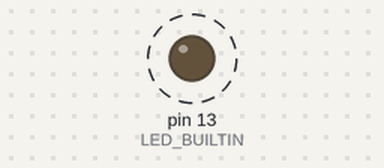
The sketch below on a simulated Arduino Uno, built with avr-gcc and run on an emulated ATmega328P. Shown: output pins drawn as LEDs (lit = HIGH). Dashed ring = blinking. What the sketch prints to the serial monitor is not drawn.

Above: at 0.7 s.
Timing chart, 0 to 3.0 s (numbered marks = the images above):
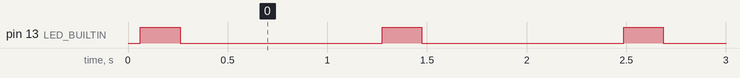

Measured:
- by itself, pin 13 (LED_BUILTIN): alternates HIGH for 0.20 s and LOW for 1.0 s

The sketch:

BlinkingPowering.ino
```cpp
/*
  BlinkingPowering.ino

*/

#include "iarduino_VCC.h"              // Подключаем библиотеку для чтения напряжения питания.

// the setup function runs once when you press reset or power the board
void setup()
{
  Serial.begin(9600);               // Инициируем передачу данных по шине UART на скорости 9600 бит/сек.
  // initialize digital pin LED_BUILTIN as an output.
  pinMode(LED_BUILTIN, OUTPUT);
}

// the loop function runs over and over again forever
void loop()
{
  float i = analogRead_VCC();       // Читаем напряжение питания Arduino.
  Serial.println( i );              // Выводим напряжение питания Arduino.

  digitalWrite(LED_BUILTIN, HIGH);  // turn the LED on (HIGH is the voltage level)
  delay(200);                       // wait for a 0.2 second
  digitalWrite(LED_BUILTIN, LOW);   // turn the LED off by making the voltage LOW
  delay(1000);                      // wait for a second
}
```

iarduino_VCC.cpp
```cpp
#include "iarduino_VCC.h"																					//
																											//
#ifndef MUX4																								//	Если IDE не знает что у микроконтроллера есть бит «MUX4», то ..
#define MUX4 4																								//	Указываем что бит «MUX4» является 4 битом регистра «ADMUX».
#endif																										//	У микроконтроллера «ATmega328» действительно нет такого бита, но он зарерервирован для совместимости, вот и совмещаем ))).
																											//
//		Чтение напряжения питания в Вольтах:																//	Возвращаемое значение:	напряжение питания в Вольтах.
float	analogRead_VCC	(void){																				//	Параметр:				отсутствует.
			float       i = 0.0f;																			//	Определяем переменную для получения результата.
			uint8_t     j = 100;																			//	Определяем сколько значений АЦП требуется получить для усреднения результата.
			static bool f = true;																			//	Определяем флаг первого запуска функции.
		//	Устанавливаем Uвх АЦП с источника ИОН на 1,1В, а в качестве ИОН АЦП используем Vcc:				//	ИОН - источник опорного напряжения.
			#if (defined( __AVR_ATmega640__ ) || defined( __AVR_ATmega1280__ ) || defined( __AVR_ATmega1281__ ) || defined( __AVR_ATmega2560__ ) || defined( __AVR_ATmega2561__ ) || defined( __AVR_ATmega32U4__ ) || defined( __AVR_ATmega32U4__ ))
			#ifndef MUX5																					//	Если IDE не знает что у микроконтроллера есть бит «MUX5», то ..
			#error Просьба сообщить нам название вашей платы Arduino на электронный адрес: shop@iarduino.ru
			#endif																							//	У микроконтроллера «ATmega328» действительно нет такого бита, но он зарерервирован для совместимости, вот и совмещаем ))).
			ADCSRB &= ~(1<<MUX5);																			//	Для Arduino Mega, Leonardo и Micro, сбрасываем бит «MUX5» регистра «ADCSRB», так как «MUX[5-0]» должно быть равно 011110 (см. регистр «ADMUX»).
			#elif (!defined( __AVR_ATmega328__ ) && !defined( __AVR_ATmega328P__ ) && !defined( __AVR_ATmega1284__) && !defined( __AVR_ATmega1284P__) )	//	Если Плата Arduino не принадлежит к Mega, Leonardo, Micro и не принадлежит к Arduino MINI, NANO, UNO, ULTRA, то выводим сообщение об ошибке.
			#error Извините, но библиотека "iarduino_VCC" не поддерживает вашу плату Arduino!
			#endif																							//
			ADMUX   = (0<<REFS1)|(1<<REFS0)|(0<<ADLAR)|(1<<MUX4)|(1<<MUX3)|(1<<MUX2)|(1<<MUX1)|(0<<MUX0);	//	Устанавливаем биты регистра «ADMUX»: «REFS»=01 (ИОН=VCC), «ADLAR»=0 (выравнивание результата по правому краю), «MUX[4-0]»=11110 или «MUX[3-0]»=1110 (источником сигнала для АЦП является напряжение ИОН на 1,1 В).
		//	Устанавливаем задержку при первом запуске функции:												//
			if(f){f=false; delay(50);}																		//	О первом запуске свидетельствует установленный флаг «f».
		//	Получаем несколько значений АЦП:																//
			for(uint8_t k=0; k<j; k++){																		//	Выполняем цикл «j» раз.
			//	Запускаем преобразования АЦП:																//
				ADCSRA |= (1<<ADEN )|(1<<ADSC );															//	Устанавливаем биты регистра «ADCSRA»: «ADEN»=1  (вкл АЦП), «ADSC» =1 (запускаем новое преобразование).
			//	Получаем данные АЦП:																		//
				while(bit_is_set(ADCSRA,ADSC)){}; i += ADC;													//	Ждём завершения преобразования: о готовности результата свидетельствует сброс бита «ADSC» регистра «ADCSRA» и добавляем результат «ADC» к переменной «i».
			}	i /= j;																						//	Делим результат «i» на «j», так как мы получили его «j» раз.
		//	Рассчитываем напряжение питания:																//	АЦП = (Uвх/Vcc)*1023.	Напряжение Uвх мы брали с внутреннего ИОН на 1.1 В, значение которого возвращает функция analogSave_1V1(0).
			return (analogSave_1V1(0)/i) * 1023.0f;															//	Vcc = (Uвх/АЦП)*1023.	Значение АЦП мы сохранили в переменную «i».
}																											//
																											//
//		Рассчет напряжения ИОН вместо 1,1 В:																//	Возвращаемое значение:	рассчитанное напряжение ИОН вместо 1,1 В.
float	analogCalc_1V1	(float Vcc){																		//	Параметр:				измеренное напряжение питания в Вольтах.
			float       i = 0.0f;																			//	Определяем переменную для получения результата.
			uint8_t     j = 100;																			//	Определяем сколько значений АЦП требуется получить для усреднения результата.
			static bool f = true;																			//	Определяем флаг первого запуска функции.
		//	Устанавливаем Uвх АЦП с источника ИОН на 1,1В, а в качестве ИОН АЦП используем Vcc:				//	ИОН - источник опорного напряжения.
			#if (defined( __AVR_ATmega640__ ) || defined( __AVR_ATmega1280__ ) || defined( __AVR_ATmega1281__ ) || defined( __AVR_ATmega2560__ ) || defined( __AVR_ATmega2561__ ) || defined( __AVR_ATmega32U4__ ) || defined( __AVR_ATmega32U4__ ))
			#ifndef MUX5																					//	Если IDE не знает что у микроконтроллера есть бит «MUX5», то ..
			#error Просьба сообщить нам название вашей платы Arduino на электронный адрес: shop@iarduino.ru
			#endif																							//	У микроконтроллера «ATmega328» действительно нет такого бита, но он зарерервирован для совместимости, вот и совмещаем ))).
			ADCSRB &= ~(1<<MUX5);																			//	Для Arduino Mega, Leonardo и Micro, сбрасываем бит «MUX5» регистра «ADCSRB», так как «MUX[5-0]» должно быть равно 011110 (см. регистр «ADMUX»).
			#elif (!defined( __AVR_ATmega328__ ) && !defined( __AVR_ATmega328P__ ) && !defined( __AVR_ATmega1284__) && !defined( __AVR_ATmega1284P__) )	//	Если Плата Arduino не принадлежит к Mega, Leonardo, Micro и не принадлежит к Arduino MINI, NANO, UNO, ULTRA, то выводим сообщение об ошибке.
			#error Извините, но библиотека "iarduino_VCC" не поддерживает вашу плату Arduino!
			#endif																							//
			ADMUX   = (0<<REFS1)|(1<<REFS0)|(0<<ADLAR)|(1<<MUX4)|(1<<MUX3)|(1<<MUX2)|(1<<MUX1)|(0<<MUX0);	//	Устанавливаем биты регистра «ADMUX»: «REFS»=01 (ИОН=VCC), «ADLAR»=0 (выравнивание результата по правому краю), «MUX[4-0]»=11110 или «MUX[3-0]»=1110 (источником сигнала для АЦП является напряжение ИОН на 1,1 В).
		//	Устанавливаем задержку при первом запуске функции:												//
			if(f){f=false; delay(50);}																		//	О первом запуске свидетельствует установленный флаг «f».
		//	Получаем несколько значений АЦП:																//
			for(uint8_t k=0; k<j; k++){																		//	Выполняем цикл «j» раз.
			//	Запускаем преобразования АЦП:																//
				ADCSRA |= (1<<ADEN )|(1<<ADSC );															//	Устанавливаем биты регистра «ADCSRA»: «ADEN»=1  (вкл АЦП), «ADSC» =1 (запускаем новое преобразование).
			//	Получаем данные АЦП:																		//
				while(bit_is_set(ADCSRA,ADSC)){}; i += ADC;													//	Ждём завершения преобразования: о готовности результата свидетельствует сброс бита «ADSC» регистра «ADCSRA» и добавляем результат «ADC» к переменной «i».
			}	i /= j;																						//	Делим результат «i» на «j», так как мы получили его «j» раз.
		//	Рассчитываем реальное напряжение ИОН на 1,1В:													//	Uвх = (АЦП/1023)*Vcc.	Напряжение Uвх мы брали с внутреннего ИОН на 1.1 В, значение АЦП мы сохранили в переменную «i».
			return (i/1023.0f) * Vcc;																		//							Напряжение Vcc указано в качестве аргумента функции.
}																											//
																											//
//		Указание напряжения ИОН вместо 1,1 В (для дальнейших измерений Vcc):								//	Возвращаемое значение:	отсутствует.
float	analogSave_1V1	(float v){						 													//	Параметр:				напряжение ИОН вместо 1,1 В.
			static float ion_1V1 = 1.1f;																	//	Определяем напряжение ИОН по умолчанию 1,1 В.
			if(v==0){return ion_1V1;}else{ion_1V1 = v;}														//	Сохраняем или возвращаем значение ion_1V1.
}																											//
```

Source omitted: iarduino_VCC.h (19685 bytes)
